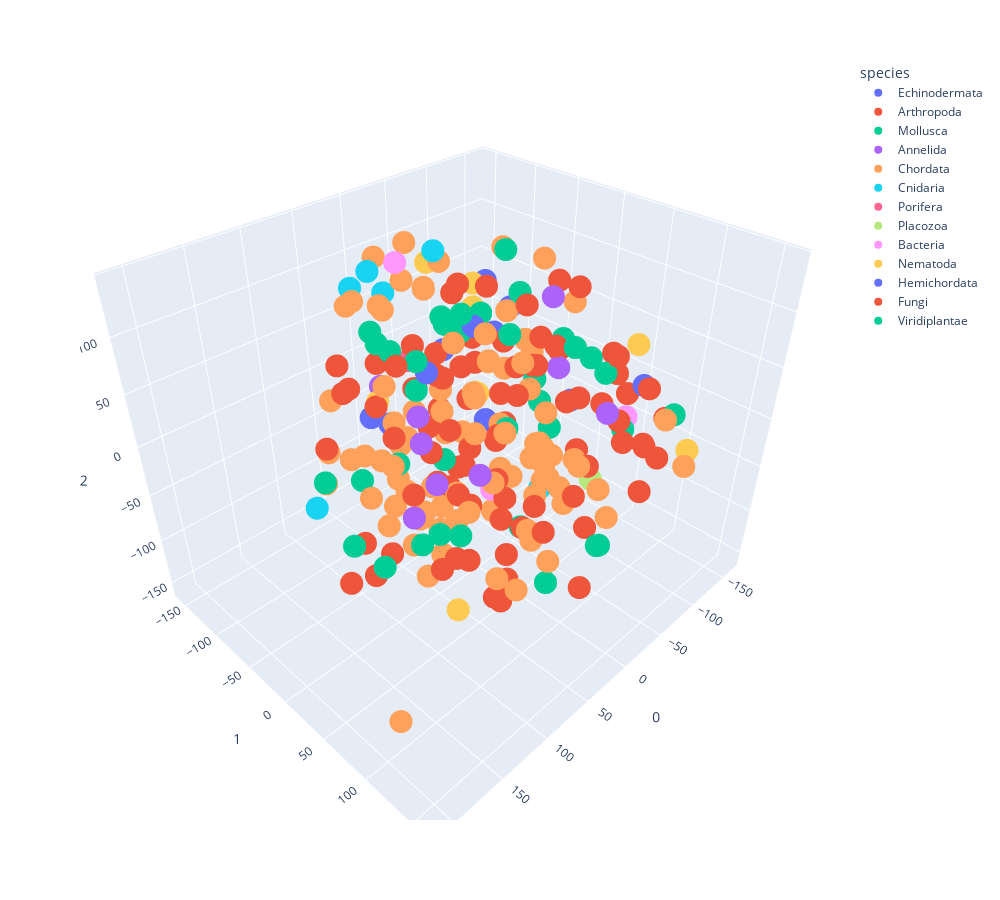

This figure's notebook cell:
### Code cell
tsne_3d = TSNE(n_components=3, random_state=0)
proj_tsne_dist_3d = tsne_3d.fit_transform(dist_matrix)

tsne_dist_3d = px.scatter_3d(
    proj_tsne_dist_3d, x=0, y=1, z=2,
    color=colour.Color_species, labels={'color': 'species'}
)
tsne_dist_3d.update_traces(marker_size=8)
tsne_dist_3d.update_layout(xaxis_range=[-20, 20], yaxis_range=[-20, 20])
tsne_dist_3d.update_layout(width=1000, height=900)
tsne_dist_3d.update_xaxes(dtick=5)
tsne_dist_3d.show()

### Figure 1 — Plotly figure (JSON) as saved in the notebook; plotly's stock layout.template omitted (floating-point values rounded to 4 significant figures)
{"data": [{"hovertemplate": "species=Echinodermata<br>0=%{x}<br>1=%{y}<br>2=%{z}<extra></extra>", "legendgroup": "Echinodermata", "marker": {"color": "#636efa", "size": 8, "symbol": "circle"}, "mode": "markers", "name": "Echinodermata", "scene": "scene", "showlegend": true, "type": "scatter3d", "x": [61.9, -75.33, 43.82, -110.5, -20.48, -0.946, -117.0, -73.68, -125.8, -123.4], "y": [-67.72, -65.34, -17.45, 7.79, -29.28, -119.7, -108.0, -121.5, -83.37, -101.1], "z": [0.05371, -66.55, 57.87, -26.95, 69.78, -61.94, 51.52, -11.29, 29.53, -3.396]}, {"hovertemplate": "species=Arthropoda<br>0=%{x}<br>1=%{y}<br>2=%{z}<extra></extra>", "legendgroup": "Arthropoda", "marker": {"color": "#EF553B", "size": 8, "symbol": "circle"}, "mode": "markers", "name": "Arthropoda", "scene": "scene", "showlegend": true, "type": "scatter3d", "x": [59.79, -91.95, -97.82, -2.278, 75.72, 10.98, 8.5, 95.0, 113.6, -17.46, 117.2, -129.2, -114.6, 52.95, -99.61, 68.01, 2.117, 90.65, 77.23, -41.84, -63.21, -140.2, 34.43, -154.4, -9.591, 0.3574, 94.27, 133.3, 116.3, 20.52, -54.62, 50.12, -0.5424, 72.45, -16.9, -28.36, -64.1, -88.74, -97.56, 5.114, -23.03, 9.621, 85.69, 109.1, 31.28, -46.53, -64.31, 10.41, -37.57, -54.72, -70.43, 91.27, 104.2, 3.607, -61.08, -24.41, -12.75, 25.87, -25.13, 27.84, -76.15, 23.81, 32.54, -69.55, -95.87, -51.28, 14.84, -64.16, -96.88, -40.72, -102.6, 0.6362, -27.41, -59.84, -40.3, 146.5, -79.8, -81.36, 18.29, 8.526, -7.247, 2.5, -88.05, 7.505], "y": [-112.3, -100.3, -101.9, 15.67, -43.08, 29.7, -4.21, 69.32, 67.54, 4.361, 45.89, -23.88, 5.442, 116.0, -61.73, 82.78, 41.14, -51.79, -31.28, -69.19, 23.61, 35.72, -1.355, 19.6, 105.4, 102.0, -0.5095, -18.39, -6.216, 5.329, 126.8, -71.24, 26.09, 17.09, -11.8, 95.49, -117.9, 35.84, -20.47, -76.74, 0.7863, -35.23, 41.36, -40.39, -136.8, -73.61, -0.4947, -42.16, 26.25, 31.1, 34.16, 63.25, 17.42, -59.81, -6.974, -43.62, -51.16, 53.02, 42.46, 58.6, 91.32, 10.78, 58.13, 71.3, 114.1, 101.6, 63.3, 119.7, 62.54, 132.6, 73.2, 36.43, 78.46, 119.9, 101.7, -14.71, -48.93, -34.27, -61.85, -2.584, -60.23, -76.71, -123.6, 121.4], "z": [30.82, 3.436, -27.36, -13.67, 28.9, 5.086, -26.17, 14.06, 35.18, -69.59, 13.3, 5.717, 84.92, -18.79, -80.43, -99.01, 44.48, -112.3, -120.0, 86.86, 114.6, 0.7968, 6.19, 9.502, 3.413, -22.71, 29.04, -108.4, -102.8, 33.62, -35.07, 46.4, -92.56, 13.2, 113.2, -76.53, -73.21, -57.39, 32.74, 42.86, 16.77, 30.35, -84.5, 57.74, -16.21, -113.2, 26.3, 51.47, 48.74, 61.75, 1.838, -54.5, 104.2, -33.92, 82.68, -83.36, -106.3, -38.12, -82.74, -94.66, -14.89, -135.4, -146.4, 17.65, -29.45, 23.81, -69.98, 1.193, 45.48, 22.43, 13.42, -156.9, 45.78, 58.11, 87.17, 38.29, 24.55, 3.134, 12.12, -88.01, 14.85, -1.733, 43.3, -103.5]}, {"hovertemplate": "species=Mollusca<br>0=%{x}<br>1=%{y}<br>2=%{z}<extra></extra>", "legendgroup": "Mollusca", "marker": {"color": "#00cc96", "size": 8, "symbol": "circle"}, "mode": "markers", "name": "Mollusca", "scene": "scene", "showlegend": true, "type": "scatter3d", "x": [-49.3, 120.6, -35.86, 79.85, 116.7, -79.57, 72.88, 5.372, 98.47, -84.21, 42.43, -114.9, 63.89, 43.91, -55.79, -23.3, 110.4, -32.59, 145.5, 96.39, 66.49, 78.62, -55.98, 6.418, 0.39, -66.5, -2.984, -38.88, -84.99, -29.61, -96.95, -66.22, 1.118, -64.62, -92.58, -87.1], "y": [7.125, 76.54, -2.274, -13.72, -32.51, 133.0, -72.16, -133.2, 32.62, 15.22, -31.84, 64.83, 40.5, 20.96, 93.03, 8.507, -73.93, -56.66, 42.82, -12.26, -33.71, 9.714, -27.99, -37.88, 80.8, 74.05, 89.61, 78.37, -7.364, 49.75, -46.48, -111.5, 129.1, -87.48, -90.03, -137.9], "z": [-142.6, -3.336, -26.72, -10.19, -86.73, 31.13, -63.13, 33.98, -55.35, 50.78, 34.53, -33.4, -62.59, 123.5, -115.5, 75.75, -45.87, 49.17, -41.18, 106.9, 79.57, 93.83, 126.6, -57.18, -130.8, 49.33, 104.8, 76.84, -23.32, 2.897, 67.66, 22.94, -56.65, 41.01, 32.81, 13.01]}, {"hovertemplate": "species=Annelida<br>0=%{x}<br>1=%{y}<br>2=%{z}<extra></extra>", "legendgroup": "Annelida", "marker": {"color": "#ab63fa", "size": 8, "symbol": "circle"}, "mode": "markers", "name": "Annelida", "scene": "scene", "showlegend": true, "type": "scatter3d", "x": [139.4, 104.6, 131.3, 93.11, -42.88, 72.96, -18.32, -22.78, -103.3], "y": [70.89, 41.77, 85.8, 88.92, 34.64, 3.615, 112.6, -157.4, -2.564], "z": [19.85, 50.54, 53.04, 41.69, 111.4, 40.16, 51.86, -46.32, 6.425]}, {"hovertemplate": "species=Chordata<br>0=%{x}<br>1=%{y}<br>2=%{z}<extra></extra>", "legendgroup": "Chordata", "marker": {"color": "#FFA15A", "size": 8, "symbol": "circle"}, "mode": "markers", "name": "Chordata", "scene": "scene", "showlegend": true, "type": "scatter3d", "x": [131.6, 112.9, 9.318, -20.14, 210.0, 9.975, 29.03, 12.89, -18.55, -33.64, -40.98, -84.95, -9.71, -93.25, 46.61, 80.17, -106.2, 12.83, 51.71, 47.18, 86.22, -45.56, 104.8, 59.95, 73.62, 46.55, 49.89, 46.44, -139.1, -12.82, 78.16, 54.55, 34.61, 6.478, 12.64, 10.77, -11.12, -32.1, 6.746, 27.44, 46.09, 56.87, 12.74, -20.38, 63.07, 76.58, 76.23, 44.46, -56.31, 124.6, 87.39, 95.32, 35.32, 25.83, -23.26, 59.15, -55.71, 93.75, 30.31, 43.33, 23.21, -62.12, -33.65, 96.12, -38.74, 8.488, 43.53, 101.4, -57.88, -18.53, -48.25, 88.69, 61.64, 36.11, -85.4, -83.14, 41.07, -20.73, 16.2, 92.87, -27.66, -74.59, -108.8, -35.35, 36.3, -57.2, -55.82, -125.6], "y": [41.79, 97.72, -41.91, 110.4, 129.9, 72.42, 125.2, 15.82, 54.63, 41.13, 69.23, -57.57, 62.35, -59.23, -10.54, -20.19, -45.65, -97.02, 63.3, 19.35, 8.713, 25.64, 0.3595, -12.38, 8.846, 36.26, -15.55, 69.06, -17.08, -4.571, -37.22, -31.42, 102.5, -81.12, -52.66, -115.3, -59.76, -81.99, -86.05, -87.19, -69.08, -97.6, 54.34, -63.62, 18.19, 32.68, 66.64, 16.65, -28.96, 5.434, -48.99, 109.5, -56.9, -79.39, -109.4, 97.72, 10.52, -97.06, -33.46, -53.26, -8.526, -0.75, -23.78, -36.04, 27.15, -37.66, 35.62, -0.01606, -26.48, -40.06, -19.83, -95.61, -101.0, 86.84, 21.99, -7.486, 113.1, -3.209, 145.0, -79.63, 38.84, -29.07, -8.075, 151.7, 97.98, 160.8, 50.38, -53.08], "z": [44.79, 25.2, -139.6, -22.78, -81.55, 18.79, 34.64, 93.38, -43.66, -24.24, -25.69, 111.0, -17.54, -14.0, -50.32, -57.39, 17.22, -43.17, -2.295, -39.65, -78.58, -91.68, -51.45, -79.04, -50.47, 64.83, -155.0, 44.48, 53.91, 49.59, -20.33, -5.867, 15.09, 135.5, 106.7, 113.5, 120.5, -20.39, 101.0, 80.94, 98.32, 91.41, 83.98, -54.02, -97.67, -28.92, 87.7, -72.57, -44.79, -8.742, 123.9, -41.55, -87.53, -91.41, -53.22, -86.69, -62.62, -69.15, 121.0, -30.09, 79.69, 2.976, 33.77, -5.449, 142.3, -4.662, 25.93, 78.56, 71.3, -40.4, -86.62, -37.03, -61.49, -45.18, -106.9, -69.82, -57.73, -111.7, -9.069, 25.76, -126.1, -115.6, -97.1, 56.5, 71.32, 7.385, -92.66, -6.983]}, {"hovertemplate": "species=Cnidaria<br>0=%{x}<br>1=%{y}<br>2=%{z}<extra></extra>", "legendgroup": "Cnidaria", "marker": {"color": "#19d3f3", "size": 8, "symbol": "circle"}, "mode": "markers", "name": "Cnidaria", "scene": "scene", "showlegend": true, "type": "scatter3d", "x": [-101.8, 34.78, 6.94, 6.946, 34.87, 152.5], "y": [-14.55, -94.73, -110.2, -46.96, -119.0, -27.14], "z": [-137.2, 115.3, 81.3, 139.3, 92.2, -21.27]}, {"hovertemplate": "species=Porifera<br>0=%{x}<br>1=%{y}<br>2=%{z}<extra></extra>", "legendgroup": "Porifera", "marker": {"color": "#FF6692", "size": 8, "symbol": "circle"}, "mode": "markers", "name": "Porifera", "scene": "scene", "showlegend": true, "type": "scatter3d", "x": [-20.9], "y": [-113.3], "z": [1.996]}, {"hovertemplate": "species=Placozoa<br>0=%{x}<br>1=%{y}<br>2=%{z}<extra></extra>", "legendgroup": "Placozoa", "marker": {"color": "#B6E880", "size": 8, "symbol": "circle"}, "mode": "markers", "name": "Placozoa", "scene": "scene", "showlegend": true, "type": "scatter3d", "x": [-67.04], "y": [69.34], "z": [-60.82]}, {"hovertemplate": "species=Bacteria<br>0=%{x}<br>1=%{y}<br>2=%{z}<extra></extra>", "legendgroup": "Bacteria", "marker": {"color": "#FF97FF", "size": 8, "symbol": "circle"}, "mode": "markers", "name": "Bacteria", "scene": "scene", "showlegend": true, "type": "scatter3d", "x": [32.18, -162.4, 1.309], "y": [-63.28, 35.94, 15.57], "z": [132.3, -56.55, -63.74]}, {"hovertemplate": "species=Nematoda<br>0=%{x}<br>1=%{y}<br>2=%{z}<extra></extra>", "legendgroup": "Nematoda", "marker": {"color": "#FECB52", "size": 8, "symbol": "circle"}, "mode": "markers", "name": "Nematoda", "scene": "scene", "showlegend": true, "type": "scatter3d", "x": [72.51, -87.94, -86.28, 32.56, -35.32, -51.39, -86.8, -108.2, -113.9, -43.16], "y": [45.99, 87.56, 145.6, -94.4, -37.56, -56.3, -95.08, -130.0, -121.0, -109.9], "z": [-137.0, 72.35, -0.169, -9.985, -5.94, -20.48, 63.59, -11.08, 20.24, 93.23]}, {"hovertemplate": "species=Hemichordata<br>0=%{x}<br>1=%{y}<br>2=%{z}<extra></extra>", "legendgroup": "Hemichordata", "marker": {"color": "#636efa", "size": 8, "symbol": "circle"}, "mode": "markers", "name": "Hemichordata", "scene": "scene", "showlegend": true, "type": "scatter3d", "x": [-90.5], "y": [95.82], "z": [36.87]}, {"hovertemplate": "species=Fungi<br>0=%{x}<br>1=%{y}<br>2=%{z}<extra></extra>", "legendgroup": "Fungi", "marker": {"color": "#EF553B", "size": 8, "symbol": "circle"}, "mode": "markers", "name": "Fungi", "scene": "scene", "showlegend": true, "type": "scatter3d", "x": [-103.6, -44.43], "y": [111.5, -67.72], "z": [6.071, 4.661]}, {"hovertemplate": "species=Viridiplantae<br>0=%{x}<br>1=%{y}<br>2=%{z}<extra></extra>", "legendgroup": "Viridiplantae", "marker": {"color": "#00cc96", "size": 8, "symbol": "circle"}, "mode": "markers", "name": "Viridiplantae", "scene": "scene", "showlegend": true, "type": "scatter3d", "x": [-104.4], "y": [-30.59], "z": [-17.99]}], "layout": {"height": 900, "legend": {"title": {"text": "species"}, "tracegroupgap": 0}, "margin": {"t": 60}, "scene": {"aspectmode": "auto", "aspectratio": {"x": 1.133, "y": 0.9688, "z": 0.9107}, "camera": {"center": {"x": 0, "y": 0, "z": 0}, "eye": {"x": 1.246, "y": 1.246, "z": 1.257}, "projection": {"type": "perspective"}, "up": {"x": 0, "y": 0, "z": 1}}, "domain": {"x": [0, 1], "y": [0, 1]}, "xaxis": {"title": {"text": "0"}, "type": "linear"}, "yaxis": {"title": {"text": "1"}, "type": "linear"}, "zaxis": {"title": {"text": "2"}, "type": "linear"}}, "width": 1000, "xaxis": {"dtick": 5, "range": [-20, 20]}, "yaxis": {"range": [-20, 20]}}}
